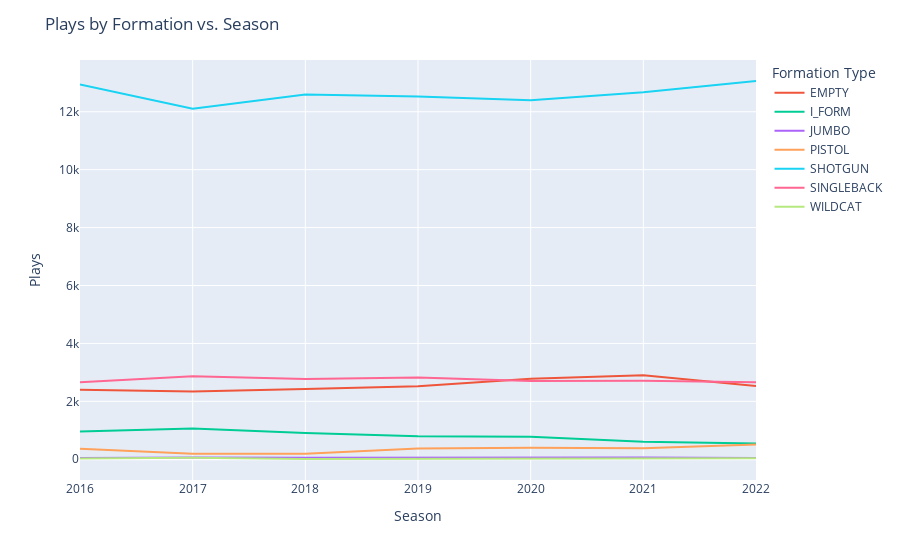

Source (notebook cell):
### Code cell
plot_formation_trends(df_temp, "play_id_count", "Plays")

### Figure 1 — Plotly figure (JSON) as saved in the notebook; plotly's stock layout.template omitted (floating-point values rounded to 4 significant figures)
{"data": [{"hovertemplate": "<extra></extra>", "legendgroup": "", "line": {"color": "#636efa", "dash": "solid"}, "marker": {"symbol": "circle"}, "mode": "lines", "name": "", "orientation": "v", "showlegend": false, "type": "scatter", "xaxis": "x", "yaxis": "y"}, {"mode": "lines", "name": "EMPTY", "type": "scatter", "x": [2016, 2017, 2018, 2019, 2020, 2021, 2022], "y": [2401, 2340, 2424, 2522, 2777, 2902, 2527]}, {"mode": "lines", "name": "I_FORM", "type": "scatter", "x": [2016, 2017, 2018, 2019, 2020, 2021, 2022], "y": [958, 1061, 909, 794, 777, 606, 542]}, {"mode": "lines", "name": "JUMBO", "type": "scatter", "x": [2016, 2017, 2018, 2019, 2020, 2021, 2022], "y": [47, 64, 52, 55, 75, 62, 45]}, {"mode": "lines", "name": "PISTOL", "type": "scatter", "x": [2016, 2017, 2018, 2019, 2020, 2021, 2022], "y": [361, 188, 190, 375, 401, 382, 512]}, {"mode": "lines", "name": "SHOTGUN", "type": "scatter", "x": [2016, 2017, 2018, 2019, 2020, 2021, 2022], "y": [12939, 12103, 12593, 12530, 12400, 12671, 13062]}, {"mode": "lines", "name": "SINGLEBACK", "type": "scatter", "x": [2016, 2017, 2018, 2019, 2020, 2021, 2022], "y": [2663, 2868, 2775, 2825, 2703, 2712, 2656]}, {"mode": "lines", "name": "WILDCAT", "type": "scatter", "x": [2016, 2017, 2018, 2019, 2020, 2021, 2022], "y": [30, 48, 9, 16, 16, 23, 38]}], "layout": {"legend": {"title": {"text": "Formation Type"}, "tracegroupgap": 0}, "margin": {"t": 60}, "title": {"text": "Plays by Formation vs. Season"}, "xaxis": {"anchor": "y", "domain": [0, 1], "title": {"text": "Season"}}, "yaxis": {"anchor": "x", "domain": [0, 1], "title": {"text": "Plays"}}}}
